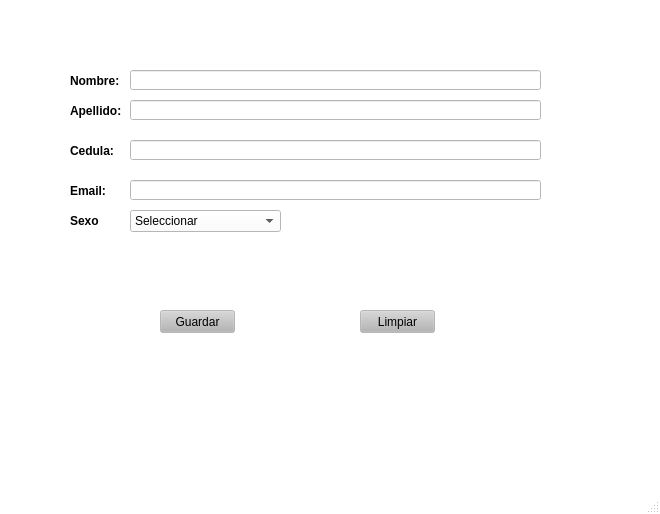
<?xml version="1.0" encoding="UTF-8"?>
<ui version="4.0">
 <class>vtnPrincipal</class>
 <widget class="QMainWindow" name="vtnPrincipal">
  <property name="geometry">
   <rect>
    <x>0</x>
    <y>0</y>
    <width>660</width>
    <height>514</height>
   </rect>
  </property>
  <property name="palette">
   <palette>
    <active>
     <colorrole role="WindowText">
      <brush brushstyle="SolidPattern">
       <color alpha="255">
        <red>0</red>
        <green>0</green>
        <blue>0</blue>
       </color>
      </brush>
     </colorrole>
     <colorrole role="Button">
      <brush brushstyle="SolidPattern">
       <color alpha="255">
        <red>255</red>
        <green>255</green>
        <blue>255</blue>
       </color>
      </brush>
     </colorrole>
     <colorrole role="Light">
      <brush brushstyle="SolidPattern">
       <color alpha="255">
        <red>255</red>
        <green>255</green>
        <blue>255</blue>
       </color>
      </brush>
     </colorrole>
     <colorrole role="Midlight">
      <brush brushstyle="SolidPattern">
       <color alpha="255">
        <red>255</red>
        <green>255</green>
        <blue>255</blue>
       </color>
      </brush>
     </colorrole>
     <colorrole role="Dark">
      <brush brushstyle="SolidPattern">
       <color alpha="255">
        <red>127</red>
        <green>127</green>
        <blue>127</blue>
       </color>
      </brush>
     </colorrole>
     <colorrole role="Mid">
      <brush brushstyle="SolidPattern">
       <color alpha="255">
        <red>170</red>
        <green>170</green>
        <blue>170</blue>
       </color>
      </brush>
     </colorrole>
     <colorrole role="Text">
      <brush brushstyle="SolidPattern">
       <color alpha="255">
        <red>0</red>
        <green>0</green>
        <blue>0</blue>
       </color>
      </brush>
     </colorrole>
     <colorrole role="BrightText">
      <brush brushstyle="SolidPattern">
       <color alpha="255">
        <red>255</red>
        <green>255</green>
        <blue>255</blue>
       </color>
      </brush>
     </colorrole>
     <colorrole role="ButtonText">
      <brush brushstyle="SolidPattern">
       <color alpha="255">
        <red>0</red>
        <green>0</green>
        <blue>0</blue>
       </color>
      </brush>
     </colorrole>
     <colorrole role="Base">
      <brush brushstyle="SolidPattern">
       <color alpha="255">
        <red>255</red>
        <green>255</green>
        <blue>255</blue>
       </color>
      </brush>
     </colorrole>
     <colorrole role="Window">
      <brush brushstyle="SolidPattern">
       <color alpha="255">
        <red>255</red>
        <green>255</green>
        <blue>255</blue>
       </color>
      </brush>
     </colorrole>
     <colorrole role="Shadow">
      <brush brushstyle="SolidPattern">
       <color alpha="255">
        <red>0</red>
        <green>0</green>
        <blue>0</blue>
       </color>
      </brush>
     </colorrole>
     <colorrole role="AlternateBase">
      <brush brushstyle="SolidPattern">
       <color alpha="255">
        <red>255</red>
        <green>255</green>
        <blue>255</blue>
       </color>
      </brush>
     </colorrole>
     <colorrole role="ToolTipBase">
      <brush brushstyle="SolidPattern">
       <color alpha="255">
        <red>255</red>
        <green>255</green>
        <blue>220</blue>
       </color>
      </brush>
     </colorrole>
     <colorrole role="ToolTipText">
      <brush brushstyle="SolidPattern">
       <color alpha="255">
        <red>0</red>
        <green>0</green>
        <blue>0</blue>
       </color>
      </brush>
     </colorrole>
    </active>
    <inactive>
     <colorrole role="WindowText">
      <brush brushstyle="SolidPattern">
       <color alpha="255">
        <red>0</red>
        <green>0</green>
        <blue>0</blue>
       </color>
      </brush>
     </colorrole>
     <colorrole role="Button">
      <brush brushstyle="SolidPattern">
       <color alpha="255">
        <red>255</red>
        <green>255</green>
        <blue>255</blue>
       </color>
      </brush>
     </colorrole>
     <colorrole role="Light">
      <brush brushstyle="SolidPattern">
       <color alpha="255">
        <red>255</red>
        <green>255</green>
        <blue>255</blue>
       </color>
      </brush>
     </colorrole>
     <colorrole role="Midlight">
      <brush brushstyle="SolidPattern">
       <color alpha="255">
        <red>255</red>
        <green>255</green>
        <blue>255</blue>
       </color>
      </brush>
     </colorrole>
     <colorrole role="Dark">
      <brush brushstyle="SolidPattern">
       <color alpha="255">
        <red>127</red>
        <green>127</green>
        <blue>127</blue>
       </color>
      </brush>
     </colorrole>
     <colorrole role="Mid">
      <brush brushstyle="SolidPattern">
       <color alpha="255">
        <red>170</red>
        <green>170</green>
        <blue>170</blue>
       </color>
      </brush>
     </colorrole>
     <colorrole role="Text">
      <brush brushstyle="SolidPattern">
       <color alpha="255">
        <red>0</red>
        <green>0</green>
        <blue>0</blue>
       </color>
      </brush>
     </colorrole>
     <colorrole role="BrightText">
      <brush brushstyle="SolidPattern">
       <color alpha="255">
        <red>255</red>
        <green>255</green>
        <blue>255</blue>
       </color>
      </brush>
     </colorrole>
     <colorrole role="ButtonText">
      <brush brushstyle="SolidPattern">
       <color alpha="255">
        <red>0</red>
        <green>0</green>
        <blue>0</blue>
       </color>
      </brush>
     </colorrole>
     <colorrole role="Base">
      <brush brushstyle="SolidPattern">
       <color alpha="255">
        <red>255</red>
        <green>255</green>
        <blue>255</blue>
       </color>
      </brush>
     </colorrole>
     <colorrole role="Window">
      <brush brushstyle="SolidPattern">
       <color alpha="255">
        <red>255</red>
        <green>255</green>
        <blue>255</blue>
       </color>
      </brush>
     </colorrole>
     <colorrole role="Shadow">
      <brush brushstyle="SolidPattern">
       <color alpha="255">
        <red>0</red>
        <green>0</green>
        <blue>0</blue>
       </color>
      </brush>
     </colorrole>
     <colorrole role="AlternateBase">
      <brush brushstyle="SolidPattern">
       <color alpha="255">
        <red>255</red>
        <green>255</green>
        <blue>255</blue>
       </color>
      </brush>
     </colorrole>
     <colorrole role="ToolTipBase">
      <brush brushstyle="SolidPattern">
       <color alpha="255">
        <red>255</red>
        <green>255</green>
        <blue>220</blue>
       </color>
      </brush>
     </colorrole>
     <colorrole role="ToolTipText">
      <brush brushstyle="SolidPattern">
       <color alpha="255">
        <red>0</red>
        <green>0</green>
        <blue>0</blue>
       </color>
      </brush>
     </colorrole>
    </inactive>
    <disabled>
     <colorrole role="WindowText">
      <brush brushstyle="SolidPattern">
       <color alpha="255">
        <red>127</red>
        <green>127</green>
        <blue>127</blue>
       </color>
      </brush>
     </colorrole>
     <colorrole role="Button">
      <brush brushstyle="SolidPattern">
       <color alpha="255">
        <red>255</red>
        <green>255</green>
        <blue>255</blue>
       </color>
      </brush>
     </colorrole>
     <colorrole role="Light">
      <brush brushstyle="SolidPattern">
       <color alpha="255">
        <red>255</red>
        <green>255</green>
        <blue>255</blue>
       </color>
      </brush>
     </colorrole>
     <colorrole role="Midlight">
      <brush brushstyle="SolidPattern">
       <color alpha="255">
        <red>255</red>
        <green>255</green>
        <blue>255</blue>
       </color>
      </brush>
     </colorrole>
     <colorrole role="Dark">
      <brush brushstyle="SolidPattern">
       <color alpha="255">
        <red>127</red>
        <green>127</green>
        <blue>127</blue>
       </color>
      </brush>
     </colorrole>
     <colorrole role="Mid">
      <brush brushstyle="SolidPattern">
       <color alpha="255">
        <red>170</red>
        <green>170</green>
        <blue>170</blue>
       </color>
      </brush>
     </colorrole>
     <colorrole role="Text">
      <brush brushstyle="SolidPattern">
       <color alpha="255">
        <red>127</red>
        <green>127</green>
        <blue>127</blue>
       </color>
      </brush>
     </colorrole>
     <colorrole role="BrightText">
      <brush brushstyle="SolidPattern">
       <color alpha="255">
        <red>255</red>
        <green>255</green>
        <blue>255</blue>
       </color>
      </brush>
     </colorrole>
     <colorrole role="ButtonText">
      <brush brushstyle="SolidPattern">
       <color alpha="255">
        <red>127</red>
        <green>127</green>
        <blue>127</blue>
       </color>
      </brush>
     </colorrole>
     <colorrole role="Base">
      <brush brushstyle="SolidPattern">
       <color alpha="255">
        <red>255</red>
        <green>255</green>
        <blue>255</blue>
       </color>
      </brush>
     </colorrole>
     <colorrole role="Window">
      <brush brushstyle="SolidPattern">
       <color alpha="255">
        <red>255</red>
        <green>255</green>
        <blue>255</blue>
       </color>
      </brush>
     </colorrole>
     <colorrole role="Shadow">
      <brush brushstyle="SolidPattern">
       <color alpha="255">
        <red>0</red>
        <green>0</green>
        <blue>0</blue>
       </color>
      </brush>
     </colorrole>
     <colorrole role="AlternateBase">
      <brush brushstyle="SolidPattern">
       <color alpha="255">
        <red>255</red>
        <green>255</green>
        <blue>255</blue>
       </color>
      </brush>
     </colorrole>
     <colorrole role="ToolTipBase">
      <brush brushstyle="SolidPattern">
       <color alpha="255">
        <red>255</red>
        <green>255</green>
        <blue>220</blue>
       </color>
      </brush>
     </colorrole>
     <colorrole role="ToolTipText">
      <brush brushstyle="SolidPattern">
       <color alpha="255">
        <red>0</red>
        <green>0</green>
        <blue>0</blue>
       </color>
      </brush>
     </colorrole>
    </disabled>
   </palette>
  </property>
  <property name="windowTitle">
   <string>Sistema de Administración de Persona</string>
  </property>
  <widget class="QWidget" name="centralwidget">
   <widget class="QLabel" name="lblNombre">
    <property name="geometry">
     <rect>
      <x>70</x>
      <y>60</y>
      <width>131</width>
      <height>41</height>
     </rect>
    </property>
    <property name="font">
     <font>
      <weight>75</weight>
      <bold>true</bold>
     </font>
    </property>
    <property name="mouseTracking">
     <bool>false</bool>
    </property>
    <property name="tabletTracking">
     <bool>false</bool>
    </property>
    <property name="text">
     <string>Nombre:</string>
    </property>
   </widget>
   <widget class="QLabel" name="lblApellido">
    <property name="geometry">
     <rect>
      <x>70</x>
      <y>90</y>
      <width>131</width>
      <height>41</height>
     </rect>
    </property>
    <property name="font">
     <font>
      <weight>75</weight>
      <bold>true</bold>
     </font>
    </property>
    <property name="mouseTracking">
     <bool>false</bool>
    </property>
    <property name="tabletTracking">
     <bool>false</bool>
    </property>
    <property name="text">
     <string>Apellido:</string>
    </property>
   </widget>
   <widget class="QLineEdit" name="TxTNombre">
    <property name="geometry">
     <rect>
      <x>130</x>
      <y>70</y>
      <width>411</width>
      <height>20</height>
     </rect>
    </property>
    <property name="text">
     <string/>
    </property>
    <property name="maxLength">
     <number>20</number>
    </property>
   </widget>
   <widget class="QLineEdit" name="TxTApellido">
    <property name="geometry">
     <rect>
      <x>130</x>
      <y>100</y>
      <width>411</width>
      <height>20</height>
     </rect>
    </property>
    <property name="maxLength">
     <number>20</number>
    </property>
   </widget>
   <widget class="QPushButton" name="btnGuardar">
    <property name="geometry">
     <rect>
      <x>160</x>
      <y>310</y>
      <width>75</width>
      <height>23</height>
     </rect>
    </property>
    <property name="palette">
     <palette>
      <active>
       <colorrole role="Button">
        <brush brushstyle="SolidPattern">
         <color alpha="255">
          <red>181</red>
          <green>181</green>
          <blue>181</blue>
         </color>
        </brush>
       </colorrole>
       <colorrole role="Light">
        <brush brushstyle="SolidPattern">
         <color alpha="255">
          <red>156</red>
          <green>156</green>
          <blue>156</blue>
         </color>
        </brush>
       </colorrole>
       <colorrole role="Midlight">
        <brush brushstyle="SolidPattern">
         <color alpha="255">
          <red>150</red>
          <green>150</green>
          <blue>150</blue>
         </color>
        </brush>
       </colorrole>
      </active>
      <inactive>
       <colorrole role="Button">
        <brush brushstyle="SolidPattern">
         <color alpha="255">
          <red>181</red>
          <green>181</green>
          <blue>181</blue>
         </color>
        </brush>
       </colorrole>
       <colorrole role="Light">
        <brush brushstyle="SolidPattern">
         <color alpha="255">
          <red>156</red>
          <green>156</green>
          <blue>156</blue>
         </color>
        </brush>
       </colorrole>
       <colorrole role="Midlight">
        <brush brushstyle="SolidPattern">
         <color alpha="255">
          <red>150</red>
          <green>150</green>
          <blue>150</blue>
         </color>
        </brush>
       </colorrole>
      </inactive>
      <disabled>
       <colorrole role="Button">
        <brush brushstyle="SolidPattern">
         <color alpha="255">
          <red>181</red>
          <green>181</green>
          <blue>181</blue>
         </color>
        </brush>
       </colorrole>
       <colorrole role="Light">
        <brush brushstyle="SolidPattern">
         <color alpha="255">
          <red>156</red>
          <green>156</green>
          <blue>156</blue>
         </color>
        </brush>
       </colorrole>
       <colorrole role="Midlight">
        <brush brushstyle="SolidPattern">
         <color alpha="255">
          <red>150</red>
          <green>150</green>
          <blue>150</blue>
         </color>
        </brush>
       </colorrole>
      </disabled>
     </palette>
    </property>
    <property name="text">
     <string>Guardar</string>
    </property>
   </widget>
   <widget class="QLabel" name="lblCedula">
    <property name="geometry">
     <rect>
      <x>70</x>
      <y>130</y>
      <width>131</width>
      <height>41</height>
     </rect>
    </property>
    <property name="font">
     <font>
      <weight>75</weight>
      <bold>true</bold>
     </font>
    </property>
    <property name="mouseTracking">
     <bool>false</bool>
    </property>
    <property name="tabletTracking">
     <bool>false</bool>
    </property>
    <property name="text">
     <string>Cedula:</string>
    </property>
   </widget>
   <widget class="QLineEdit" name="TxTCedula">
    <property name="geometry">
     <rect>
      <x>130</x>
      <y>140</y>
      <width>411</width>
      <height>20</height>
     </rect>
    </property>
    <property name="maxLength">
     <number>10</number>
    </property>
   </widget>
   <widget class="QLabel" name="lblEmail">
    <property name="geometry">
     <rect>
      <x>70</x>
      <y>170</y>
      <width>131</width>
      <height>41</height>
     </rect>
    </property>
    <property name="font">
     <font>
      <weight>75</weight>
      <bold>true</bold>
     </font>
    </property>
    <property name="mouseTracking">
     <bool>false</bool>
    </property>
    <property name="tabletTracking">
     <bool>false</bool>
    </property>
    <property name="text">
     <string>Email:</string>
    </property>
   </widget>
   <widget class="QLineEdit" name="TxTEmail">
    <property name="geometry">
     <rect>
      <x>130</x>
      <y>180</y>
      <width>411</width>
      <height>20</height>
     </rect>
    </property>
    <property name="maxLength">
     <number>60</number>
    </property>
   </widget>
   <widget class="QLabel" name="lblSexo">
    <property name="geometry">
     <rect>
      <x>70</x>
      <y>200</y>
      <width>131</width>
      <height>41</height>
     </rect>
    </property>
    <property name="font">
     <font>
      <weight>75</weight>
      <bold>true</bold>
     </font>
    </property>
    <property name="mouseTracking">
     <bool>false</bool>
    </property>
    <property name="tabletTracking">
     <bool>false</bool>
    </property>
    <property name="text">
     <string>Sexo</string>
    </property>
   </widget>
   <widget class="QComboBox" name="comboBox">
    <property name="geometry">
     <rect>
      <x>130</x>
      <y>210</y>
      <width>151</width>
      <height>22</height>
     </rect>
    </property>
    <item>
     <property name="text">
      <string>Seleccionar</string>
     </property>
    </item>
    <item>
     <property name="text">
      <string>Masculino</string>
     </property>
    </item>
    <item>
     <property name="text">
      <string>Feminino</string>
     </property>
    </item>
    <item>
     <property name="text">
      <string>Prefiero no decirlo</string>
     </property>
    </item>
   </widget>
   <widget class="QPushButton" name="btnLimpiar">
    <property name="geometry">
     <rect>
      <x>360</x>
      <y>310</y>
      <width>75</width>
      <height>23</height>
     </rect>
    </property>
    <property name="palette">
     <palette>
      <active>
       <colorrole role="Button">
        <brush brushstyle="SolidPattern">
         <color alpha="255">
          <red>181</red>
          <green>181</green>
          <blue>181</blue>
         </color>
        </brush>
       </colorrole>
       <colorrole role="Light">
        <brush brushstyle="SolidPattern">
         <color alpha="255">
          <red>156</red>
          <green>156</green>
          <blue>156</blue>
         </color>
        </brush>
       </colorrole>
       <colorrole role="Midlight">
        <brush brushstyle="SolidPattern">
         <color alpha="255">
          <red>150</red>
          <green>150</green>
          <blue>150</blue>
         </color>
        </brush>
       </colorrole>
      </active>
      <inactive>
       <colorrole role="Button">
        <brush brushstyle="SolidPattern">
         <color alpha="255">
          <red>181</red>
          <green>181</green>
          <blue>181</blue>
         </color>
        </brush>
       </colorrole>
       <colorrole role="Light">
        <brush brushstyle="SolidPattern">
         <color alpha="255">
          <red>156</red>
          <green>156</green>
          <blue>156</blue>
         </color>
        </brush>
       </colorrole>
       <colorrole role="Midlight">
        <brush brushstyle="SolidPattern">
         <color alpha="255">
          <red>150</red>
          <green>150</green>
          <blue>150</blue>
         </color>
        </brush>
       </colorrole>
      </inactive>
      <disabled>
       <colorrole role="Button">
        <brush brushstyle="SolidPattern">
         <color alpha="255">
          <red>181</red>
          <green>181</green>
          <blue>181</blue>
         </color>
        </brush>
       </colorrole>
       <colorrole role="Light">
        <brush brushstyle="SolidPattern">
         <color alpha="255">
          <red>156</red>
          <green>156</green>
          <blue>156</blue>
         </color>
        </brush>
       </colorrole>
       <colorrole role="Midlight">
        <brush brushstyle="SolidPattern">
         <color alpha="255">
          <red>150</red>
          <green>150</green>
          <blue>150</blue>
         </color>
        </brush>
       </colorrole>
      </disabled>
     </palette>
    </property>
    <property name="text">
     <string>Limpiar</string>
    </property>
   </widget>
  </widget>
  <widget class="QMenuBar" name="menubar">
   <property name="geometry">
    <rect>
     <x>0</x>
     <y>0</y>
     <width>660</width>
     <height>21</height>
    </rect>
   </property>
  </widget>
  <widget class="QStatusBar" name="statusbar"/>
 </widget>
 <resources/>
 <connections/>
</ui>
